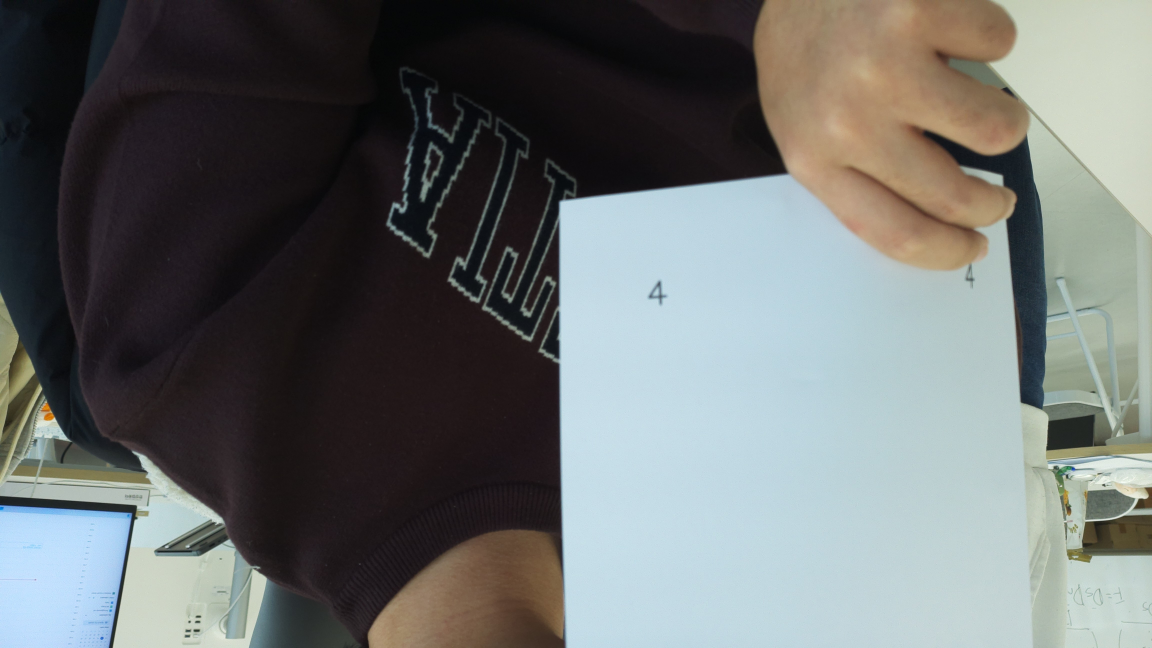
#> input picture raw_img.jpg, 4608 x 2592 px, found by its file name (shown at 1/4 size)
$ python ArUco_detection.py
#> lines starting #> are read from the running program, lines starting #| are printed output that depends on the picture; after the words box and inside, x2 and y2 are one past the last pixel; in counts of white or black regions, pixels touching at a corner belong together
import cv2
import numpy as np

# 아루코 표식의 크기 (실제 크기 또는 픽셀 크기)
marker_length = 0.03  # 실제 크기 (예: 10cm)
arUco_dict = cv2.aruco.getPredefinedDictionary(cv2.aruco.DICT_4X4_50)

# DetectorParameters 생성 및 최적화
detector_params = cv2.aruco.DetectorParameters()
detector_params.adaptiveThreshWinSizeMin = 3
detector_params.adaptiveThreshWinSizeMax = 23
detector_params.adaptiveThreshWinSizeStep = 10
detector_params.polygonalApproxAccuracyRate = 0.05
detector_params.minMarkerPerimeterRate = 0.005  # 더 작은 마커를 검출할 수 있도록 설정
detector_params.maxMarkerPerimeterRate = 10.0  # 더 큰 마커를 검출할 수 있도록 설정
detector_params.cornerRefinementMethod = cv2.aruco.CORNER_REFINE_SUBPIX
detector_params.cornerRefinementWinSize = 5
detector_params.cornerRefinementMaxIterations = 50
detector_params.cornerRefinementMinAccuracy = 0.05
detector_params.minCornerDistanceRate = 0.01  # 코너 간 최소 거리 비율을 낮춤
detector_params.maxErroneousBitsInBorderRate = (
    0.5  # 경계에서 허용되는 최대 오류 비율을 높임
)
detector_params.errorCorrectionRate = 0.7  # 오류 수정 비율을 높임

aruco_detector = cv2.aruco.ArucoDetector(arUco_dict, detector_params)

# 이미지를 불러오기
img = cv2.imread("./raw/raw_img.jpg")
#> img is the input picture: shape (2592, 4608, 3); mean B, G, R 110.6, 111.7, 107.9

# 그레이스케일로 변환
gray = cv2.cvtColor(img, cv2.COLOR_BGR2GRAY)
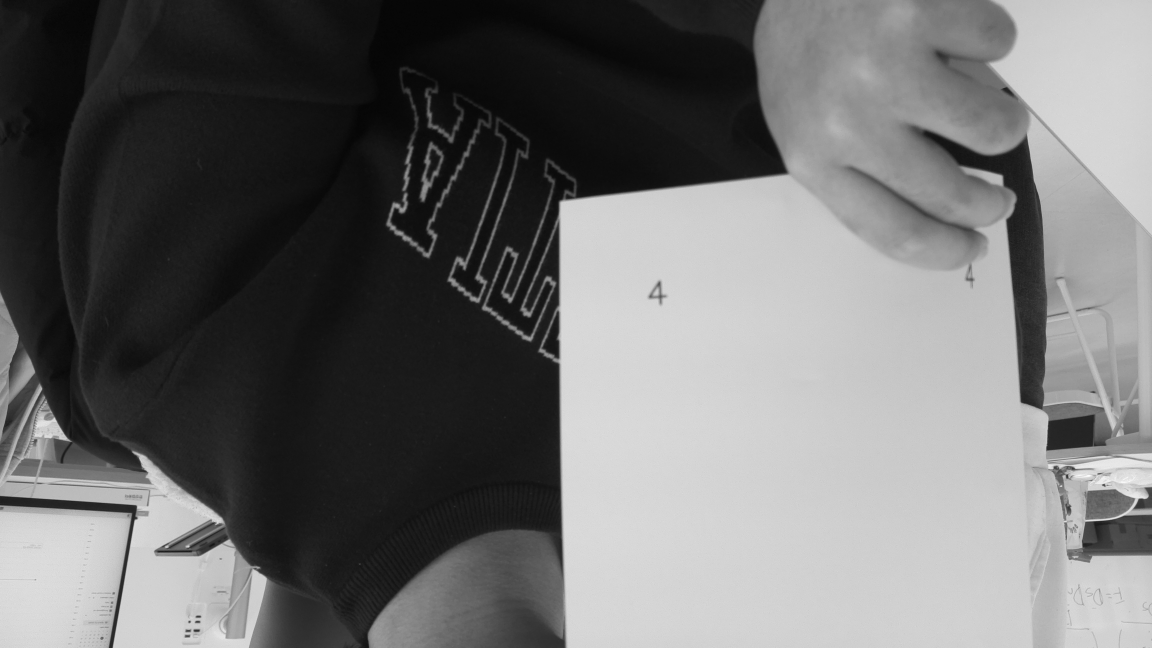
#> gray: shape (2592, 4608) (shown at 1/4 size); min 3, max 254, mean 110.4
gray = cv2.equalizeHist(gray)
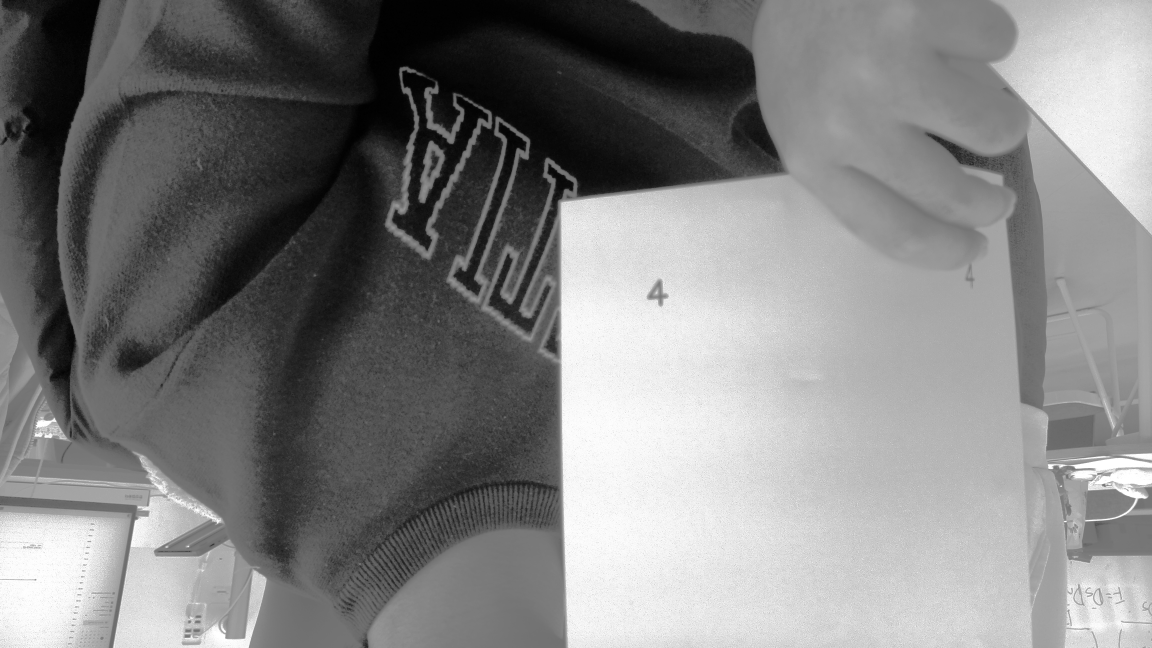
#> gray: shape (2592, 4608) (shown at 1/4 size); min 0, max 255, mean 129.2
# 이미지를 보기 편하도록 작게 만들기
scale_percent = 200  # 이미지 크기를 50%로 축소
width = int(gray.shape[1] * scale_percent / 100)
#> width = 9216
height = int(gray.shape[0] * scale_percent / 100)
#> height = 5184
dim = (width, height)
#> dim = (9216, 5184)

# 이미지 크기 조정
gray = cv2.resize(gray, dim, interpolation=cv2.INTER_AREA)
#> gray: shape (5184, 9216)
cv2.imshow("gray", gray)
cv2.waitKey(0)
cv2.destroyAllWindows()
# 어두운 픽셀을 검정색으로 변환
threshold_value = 150  # 임계값 설정 (0-255 사이의 값)
_, gray = cv2.threshold(gray, threshold_value, 255, cv2.THRESH_BINARY)
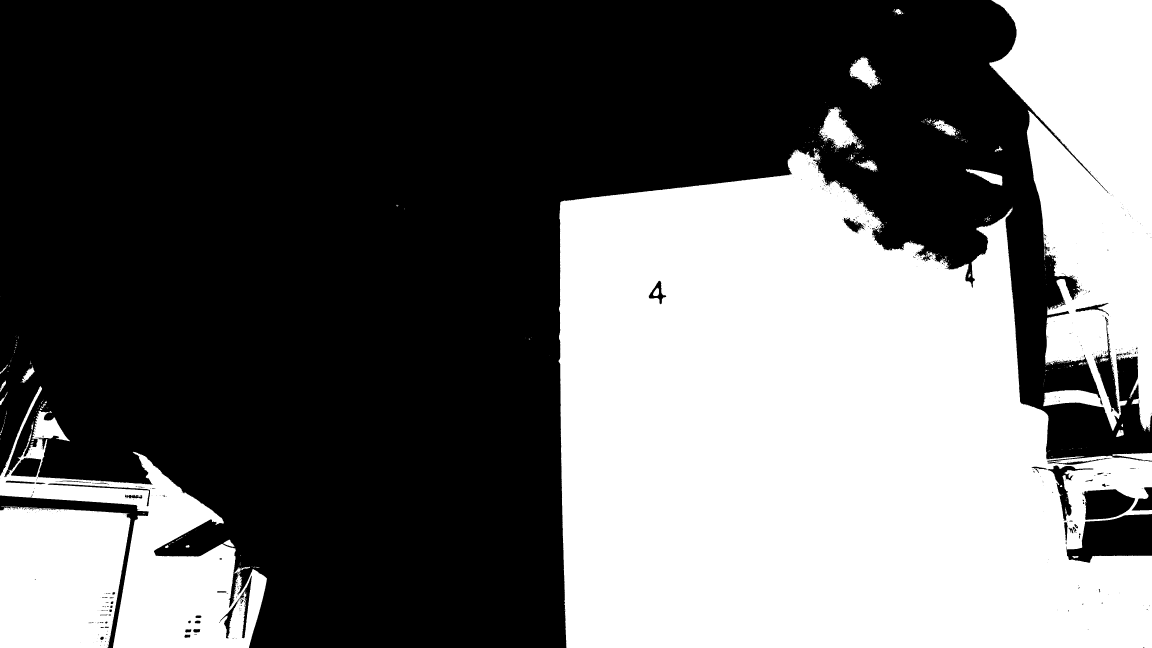
#> gray: shape (5184, 9216) (shown at 1/8 size); 41.1% white; 628 white regions (352 under 20 px), largest, box (x1, y1, x2, y2) and area: (4468, 1200, 9216, 5184) 14262496, (7914, 0, 9216, 3452) 2855336, (0, 3088, 2136, 5184) 1279420

cv2.imshow("gray", gray)
cv2.waitKey(0)
cv2.destroyAllWindows()
# 아루코 마커 검출
corners, ids, rejectedImgPoints = aruco_detector.detectMarkers(gray)
#> corners = (); ids = None; rejectedImgPoints = 124 items
print(corners)
print(ids)
#| None

# 원하는 마커 ID 순서
desired_ids = [12, 18, 27, 5]

if ids is not None:
    marker_centers = []  # 마커 중심 좌표를 저장할 리스트

    # 아루코 표식이 인식되었을 경우
    for i in range(len(ids)):
        marker_id = ids[i][0]
        if marker_id in desired_ids:
            # 각 마커의 중심 좌표 계산
            marker_corners = corners[i][0]  # 4개의 모서리 좌표
            center_x = np.mean(marker_corners[:, 0])  # x 좌표의 평균
            center_y = np.mean(marker_corners[:, 1])  # y 좌표의 평균
            print(f"Marker {marker_id} center: ({center_x}, {center_y})")

            # 중심 좌표를 리스트에 추가
            marker_centers.append([center_x, center_y])

    # 마커들의 순서를 desired_ids에 맞게 재정렬
    marker_centers_sorted = []
    for marker_id in desired_ids:
        for i, id in enumerate(ids):
            if id[0] == marker_id:
                marker_corners = corners[i][0]
                center_x = np.mean(marker_corners[:, 0])
                center_y = np.mean(marker_corners[:, 1])
                marker_centers_sorted.append([center_x, center_y])
                break

    # pts1을 마커의 중심 좌표들로 설정 (desired_ids 순서대로)
    if len(marker_centers_sorted) == 4:
        pts1 = np.array(marker_centers_sorted, dtype="float32")
        print(f"pts1 (marker centers): {pts1}")

        # 정면에서 본 이미지의 4개의 좌표 (임의로 설정한 예시)
        width = 500  # 변환 후 출력 이미지의 너비
        height = 500  # 변환 후 출력 이미지의 높이
        pts2 = np.array(
            [[0, 0], [width - 1, 0], [width - 1, height - 1], [0, height - 1]],
            dtype="float32",
        )

        # 호모그래피 행렬 계산
        matrix, mask = cv2.findHomography(pts1, pts2)

        # 원근 변환 적용
        dst = cv2.warpPerspective(img, matrix, (width, height))

        # 변환된 이미지 저장
        save_path = "./fin/fin_cal_img.jpg"
        cv2.imwrite(save_path, dst)
        print(f"Corrected image saved to {save_path}")

    else:
        print("Not enough markers detected to calculate perspective.")
else:
    print("No ArUco markers detected.")

$ run again, with 01.jpg copied over raw_img.jpg
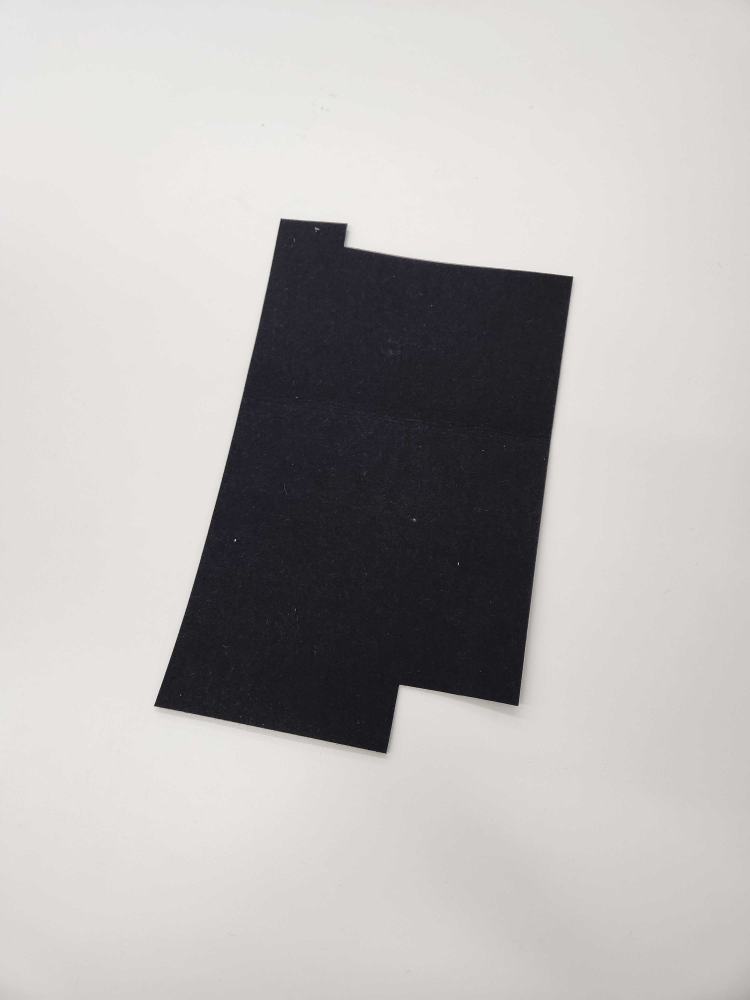
#> input picture 01.jpg, 3000 x 4000 px, found by its file name (shown at 1/4 size)
#> img is the input picture: shape (4000, 3000, 3); mean B, G, R 179.9, 181.2, 184.1
#> `gray = cv2.equalizeHist(gray)`:
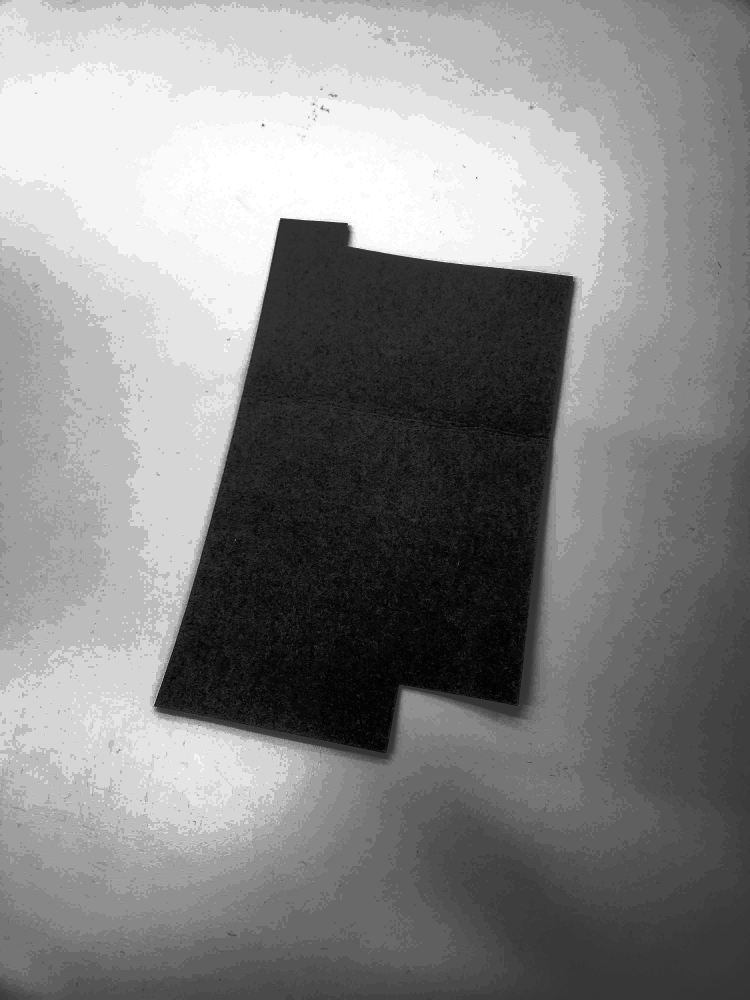
#> gray: shape (4000, 3000) (shown at 1/4 size); min 0, max 255, mean 132.7
#> `_, gray = cv2.threshold(gray, threshold_value, 255, cv2.THRESH_BINARY)`:
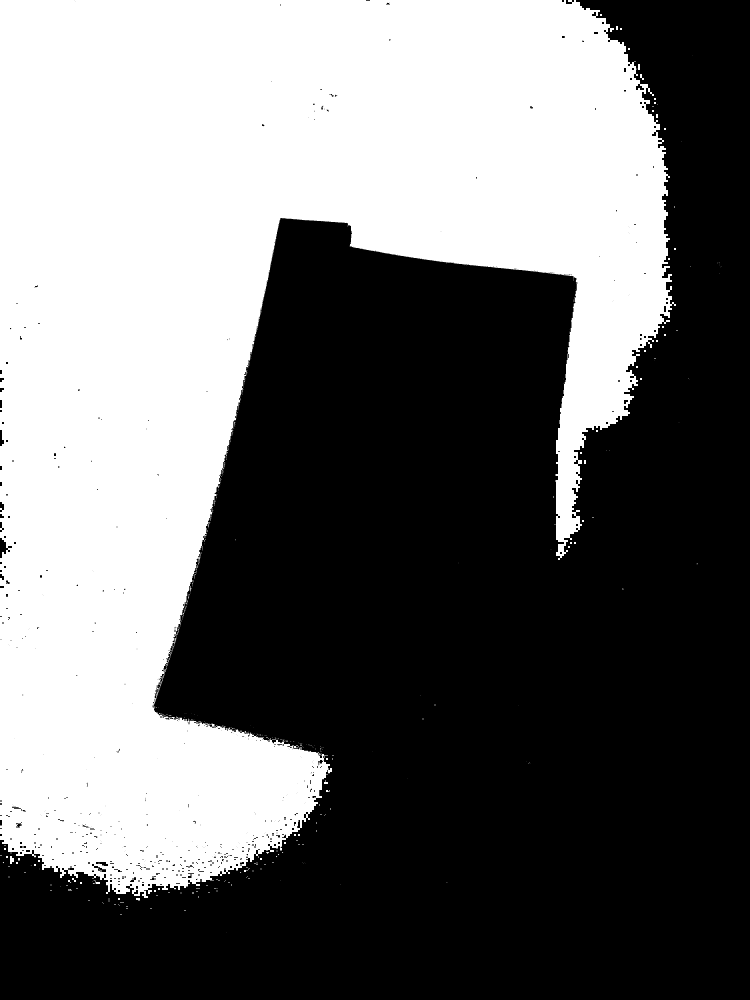
#> gray: shape (8000, 6000) (shown at 1/8 size); 43.3% white; 466 white regions (225 under 20 px), largest, box (x1, y1, x2, y2) and area: (0, 0, 5408, 7184) 20738912, (80, 6848, 112, 6912) 1536, (5102, 512, 5120, 560) 776
#> corners = (); ids = None; rejectedImgPoints = 499 items
#| None
